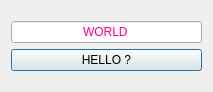
<?xml version="1.0" encoding="UTF-8"?>
<ui version="4.0">
 <class>Dialog</class>
 <widget class="QDialog" name="Dialog">
  <property name="geometry">
   <rect>
    <x>0</x>
    <y>0</y>
    <width>213</width>
    <height>92</height>
   </rect>
  </property>
  <property name="windowTitle">
   <string>Dialog</string>
  </property>
  <layout class="QGridLayout" name="gridLayout">
   <item row="0" column="0">
    <layout class="QVBoxLayout" name="verticalLayout">
     <item>
      <widget class="QLineEdit" name="wdLine">
       <property name="palette">
        <palette>
         <active>
          <colorrole role="WindowText">
           <brush brushstyle="SolidPattern">
            <color alpha="255">
             <red>0</red>
             <green>0</green>
             <blue>0</blue>
            </color>
           </brush>
          </colorrole>
          <colorrole role="Text">
           <brush brushstyle="SolidPattern">
            <color alpha="255">
             <red>255</red>
             <green>0</green>
             <blue>127</blue>
            </color>
           </brush>
          </colorrole>
         </active>
         <inactive>
          <colorrole role="WindowText">
           <brush brushstyle="SolidPattern">
            <color alpha="255">
             <red>0</red>
             <green>0</green>
             <blue>0</blue>
            </color>
           </brush>
          </colorrole>
          <colorrole role="Text">
           <brush brushstyle="SolidPattern">
            <color alpha="255">
             <red>255</red>
             <green>0</green>
             <blue>127</blue>
            </color>
           </brush>
          </colorrole>
         </inactive>
         <disabled>
          <colorrole role="WindowText">
           <brush brushstyle="SolidPattern">
            <color alpha="255">
             <red>120</red>
             <green>120</green>
             <blue>120</blue>
            </color>
           </brush>
          </colorrole>
          <colorrole role="Text">
           <brush brushstyle="SolidPattern">
            <color alpha="255">
             <red>120</red>
             <green>120</green>
             <blue>120</blue>
            </color>
           </brush>
          </colorrole>
         </disabled>
        </palette>
       </property>
       <property name="text">
        <string>WORLD</string>
       </property>
       <property name="alignment">
        <set>Qt::AlignCenter</set>
       </property>
      </widget>
     </item>
     <item>
      <widget class="QPushButton" name="wdButtonHello">
       <property name="text">
        <string>HELLO ?</string>
       </property>
      </widget>
     </item>
    </layout>
   </item>
  </layout>
 </widget>
 <resources/>
 <connections/>
</ui>
